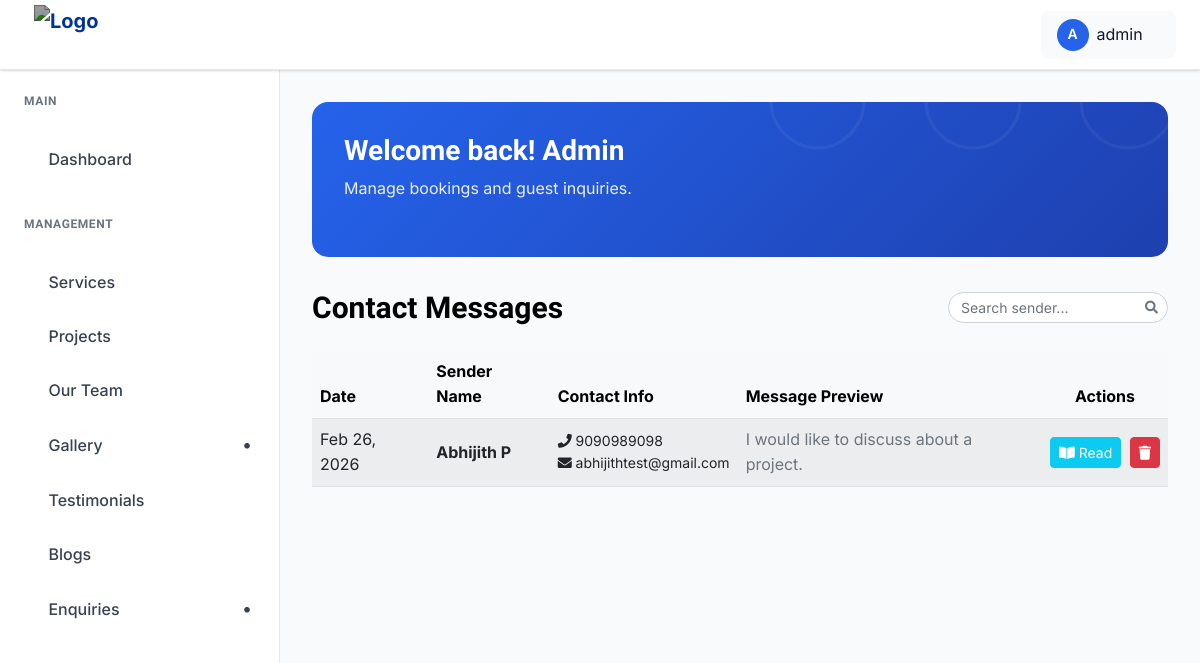
/dashboard/contacts/ (signed in), run on an earlier commit of the app's database.
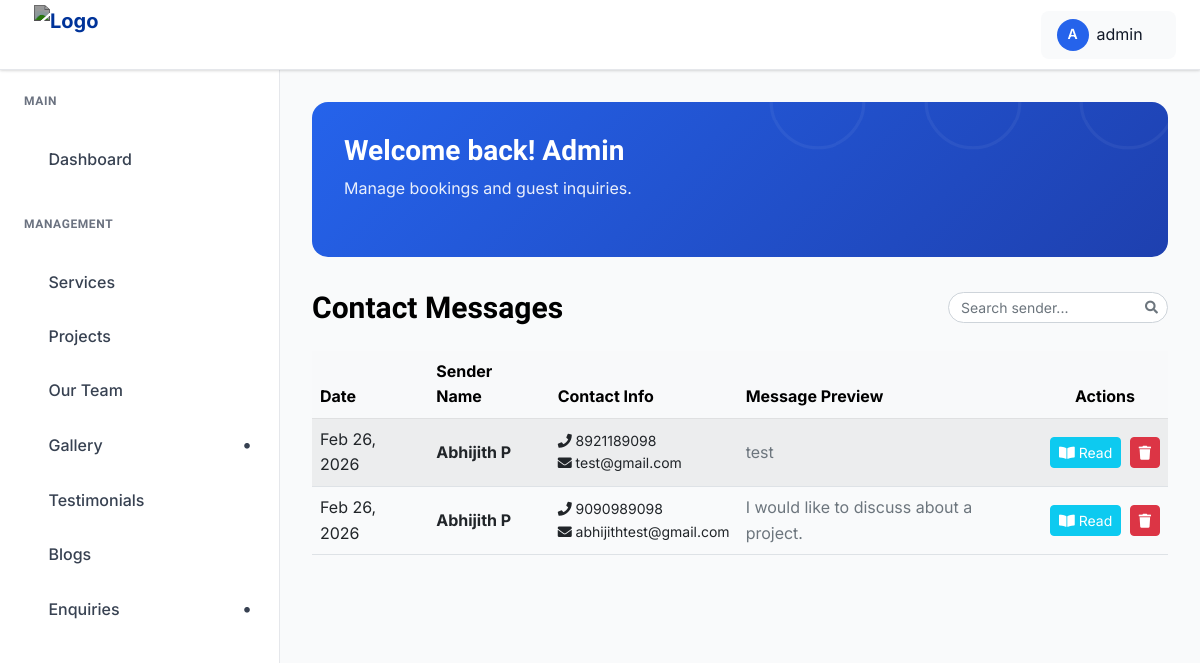
And on a later commit of the database.
### growscape_app/models.py (models this page shows, shortened)
class ContactMessage(models.Model):
    first_name = models.CharField(max_length=100)
    last_name = models.CharField(max_length=100)
    phone = models.CharField(max_length=20)
    email = models.EmailField(blank=True, null=True)
    message = models.TextField(blank=True)
    created_at = models.DateTimeField(auto_now_add=True)

### growscape_app/views.py (the view)
# urls.py: path("dashboard/contacts/", views.view_contacts, name="view_contacts"),
@login_required(login_url="admin_login")
def view_contacts(request):
    contacts = ContactMessage.objects.all().order_by("-created_at")
    paginator = Paginator(contacts, 10)
    page_number = request.GET.get("page")
    page_obj = paginator.get_page(page_number)
    return render(request, "admin_pages/view_contacts.html", {"contacts": page_obj})

### growscape_app/context_processors.py (called while the page is built)
def nav_data(request):
    return {
        'nav_services': Service.objects.all()[:6],
        'nav_blogs': Blog.objects.all()[:4],
    }

### templates/admin_pages/view_contacts.html (shortened to what this page needs)
{% extends "admin_pages/base.html" %}
{% load static %}
{% block content %}
<div class="dashboard__form__wraper">
     <div class="create__course__title mb-4 d-flex flex-wrap justify-content-between align-items-center gap-2">
        <h4 class="mb-0">Contact Messages</h4>
        <div class="d-flex align-items-center gap-2 ms-auto">
            <div class="search-box">
                <input type="text" id="contactSearchInput" class="form-control form-control-sm" placeholder="Search sender...">
            </div>
        </div>
    </div>
    <div class="custom-table-container">
        <table class="table table-striped table-hover align-middle">
            <thead class="table-light">
                <tr>
                    <th scope="col">Date</th>
                    <th scope="col">Sender Name</th>
                    <th scope="col">Contact Info</th>
                    <th scope="col">Message Preview</th>
                    <th scope="col" class="text-center">Actions</th>
                </tr>
            </thead>
            <tbody>
                {% for contact in contacts %}
                <tr>
                    <td>{{ contact.created_at|date:"M d, Y" }}</td>
                    <td><strong>{{ contact.first_name }} {{ contact.last_name }}</strong></td>
                    <td>
                        <div class="d-flex flex-column small">
                            <span><i class="fas fa-phone"></i> {{ contact.phone }}</span>
                            {% if contact.email %}<span><i class="fas fa-envelope"></i> {{ contact.email }}</span>{% endif %}
                        </div>
                    </td>
                    <td class="text-muted">{{ contact.message|truncatewords:8 }}</td>
                    <td class="text-center">
                        <button type="button" class="btn btn-sm btn-info me-1 text-white" data-bs-toggle="modal" data-bs-target="#readContactModal{{ contact.id }}">
                            <i class="fas fa-book-open"></i> Read
                        </button>
                        <button type="button" class="btn btn-sm btn-danger" data-bs-toggle="modal" data-bs-target="#deleteContactModal{{ contact.id }}">
                            <i class="fas fa-trash"></i>
                        </button>
                    </td>
                </tr>
                {% empty %}
                <tr>
                    <td colspan="5" class="text-center py-4">
                        <p class="text-muted">No contact messages yet.</p>
                    </td>
                </tr>
                {% endfor %}
            </tbody>
        </table>
    </div>
</div>
{% endblock %}

What changed in the data, as far as the page shows it:
added ContactMessage: created_at "Feb 26, 2026", first_name "Abhijith", last_name "P", phone "8921189098", email "test@gmail.com", message "test"
